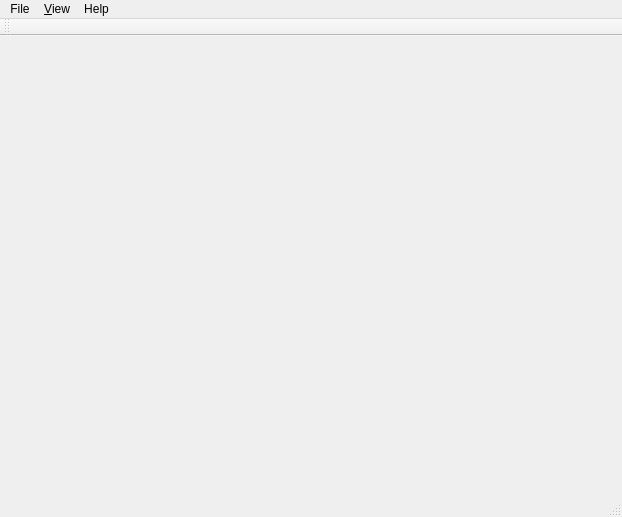
<?xml version="1.0" encoding="UTF-8"?>
<ui version="4.0">
 <class>MainWindow</class>
 <widget class="QMainWindow" name="MainWindow">
  <property name="geometry">
   <rect>
    <x>0</x>
    <y>0</y>
    <width>622</width>
    <height>517</height>
   </rect>
  </property>
  <property name="windowTitle">
   <string>OpenCV Flow</string>
  </property>
  <widget class="QWidget" name="centralWidget"/>
  <widget class="QMenuBar" name="menuBar">
   <property name="geometry">
    <rect>
     <x>0</x>
     <y>0</y>
     <width>622</width>
     <height>22</height>
    </rect>
   </property>
   <widget class="QMenu" name="menuFile">
    <property name="title">
     <string>File</string>
    </property>
    <addaction name="actionNew_Project"/>
    <addaction name="actionOpen_Project"/>
    <addaction name="separator"/>
    <addaction name="actionClose_Project"/>
    <addaction name="separator"/>
    <addaction name="actionSave_Project"/>
    <addaction name="separator"/>
    <addaction name="actionExit"/>
   </widget>
   <widget class="QMenu" name="menuHelp">
    <property name="title">
     <string>Help</string>
    </property>
    <addaction name="actionContents"/>
    <addaction name="actionAbout_OpenCV_Flow"/>
   </widget>
   <widget class="QMenu" name="menu_View">
    <property name="title">
     <string>&amp;View</string>
    </property>
   </widget>
   <addaction name="menuFile"/>
   <addaction name="menu_View"/>
   <addaction name="menuHelp"/>
  </widget>
  <widget class="QToolBar" name="mainToolBar">
   <attribute name="toolBarArea">
    <enum>TopToolBarArea</enum>
   </attribute>
   <attribute name="toolBarBreak">
    <bool>false</bool>
   </attribute>
  </widget>
  <widget class="QStatusBar" name="statusBar"/>
  <action name="actionNew_Project">
   <property name="text">
    <string>New Project...</string>
   </property>
  </action>
  <action name="actionOpen_Project">
   <property name="text">
    <string>Open Project...</string>
   </property>
  </action>
  <action name="actionClose_Project">
   <property name="text">
    <string>Close Project</string>
   </property>
  </action>
  <action name="actionSave_Project">
   <property name="text">
    <string>Save Project</string>
   </property>
  </action>
  <action name="actionExit">
   <property name="text">
    <string>Exit</string>
   </property>
  </action>
  <action name="actionContents">
   <property name="text">
    <string>Contents</string>
   </property>
  </action>
  <action name="actionAbout_OpenCV_Flow">
   <property name="text">
    <string>About OpenCV Flow...</string>
   </property>
  </action>
 </widget>
 <layoutdefault spacing="6" margin="11"/>
 <resources/>
 <connections/>
</ui>
